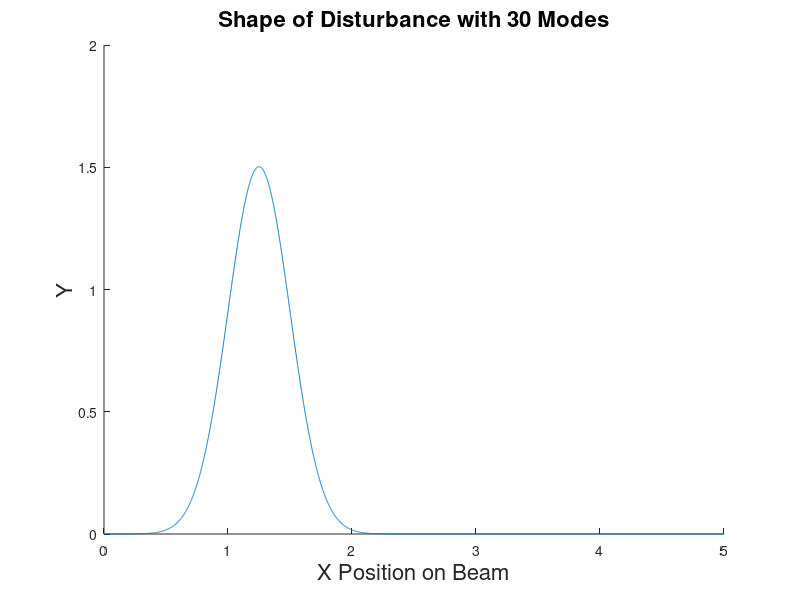

MATLAB code to generate this figure:
clf;clc;clear;
Length            = 5; %0.4573        ;%length
NumNode           = 10000  ;%number of modes
Stiffness         = 0.491; %0.491      ;
MassDensity       = 0.093; %  0.093
DampingVis        = 0.0013;%0.0013     ;
DampingKV         = 0.0000649;%0.00000000000649  ;%0.0000649 
ActLoc            = Length*0.3 ; 
SenLoc            = Length*0.7 ; 
ActWidth          = Length*0.01; % 0.01
SenWidth          = Length*0.01;
StateWeight       = 1          ;%state weight in the cost function
ControlWeight     = 1          ;%control weight in the cost function, must be one for unitary assumpt of zhou for Riccaties page 376
DisturbanceEnergy = 1000          ;
DisturbanceMean   = Length*0.25 ;%disturbance is a gaussian function
DisturbanceVar    = Length*0.05;
DistWeightOnMeasurement = 1    ; % must be one for unitary assumption of zhou page 376
NumLoc            = 100;        

L = Length;
sensorLoc = SenLoc;
sensorWidth = SenWidth;
DisturbanceWidth = DisturbanceVar;
dx   = 0.001;
x    = 0:dx:L;



Disutrbance    = exp((-1/2)*((x-DisturbanceMean)/DisturbanceWidth).^2); %Disturbance a normalized gaussian function
Disutrbance    = Disutrbance/(norm(Disutrbance)*sqrt(dx));          %Normalizing L2 norm to one



hold;
%plot(x,sensor)
plot(x,Disutrbance);
hold off;
xlabel('X Position on Beam');
ylabel('Y');
title('Shape of Disturbance with 30 Modes');
set(findall(gcf,'type','text'),'fontSize',16);
